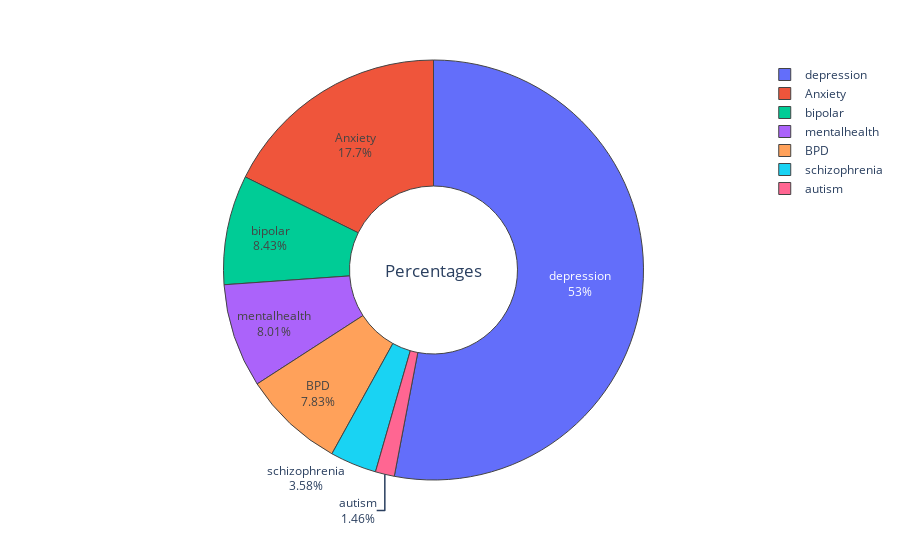

This figure's notebook cell:
### Code cell
fig1 = px.pie(data,values=data.Subreddit.value_counts(),names=data.Subreddit.value_counts().index)
fig1.update_traces(textposition='auto', textinfo='percent+label',marker={"line":{"width":1}},hoverinfo='label+percent',hole=0.4)
fig1.update_layout(annotations=[{"text":"Percentages","showarrow":False,"font_size":17}])
iplot(fig1)

### Figure 1 — Plotly figure (JSON) as saved in the notebook; plotly's stock layout.template omitted (floating-point values rounded to 4 significant figures)
{"data": [{"domain": {"x": [0, 1], "y": [0, 1]}, "hole": 0.4, "hoverinfo": "label+percent", "hovertemplate": "label=%{label}<br>value=%{value}<extra></extra>", "labels": ["depression", "Anxiety", "bipolar", "mentalhealth", "BPD", "schizophrenia", "autism"], "legendgroup": "", "marker": {"line": {"width": 1}}, "name": "", "showlegend": true, "textinfo": "percent+label", "textposition": "auto", "type": "pie", "values": [257982, 86132, 41034, 38997, 38137, 17436, 7132]}], "layout": {"annotations": [{"font": {"size": 17}, "showarrow": false, "text": "Percentages"}], "legend": {"tracegroupgap": 0}, "margin": {"t": 60}}}
